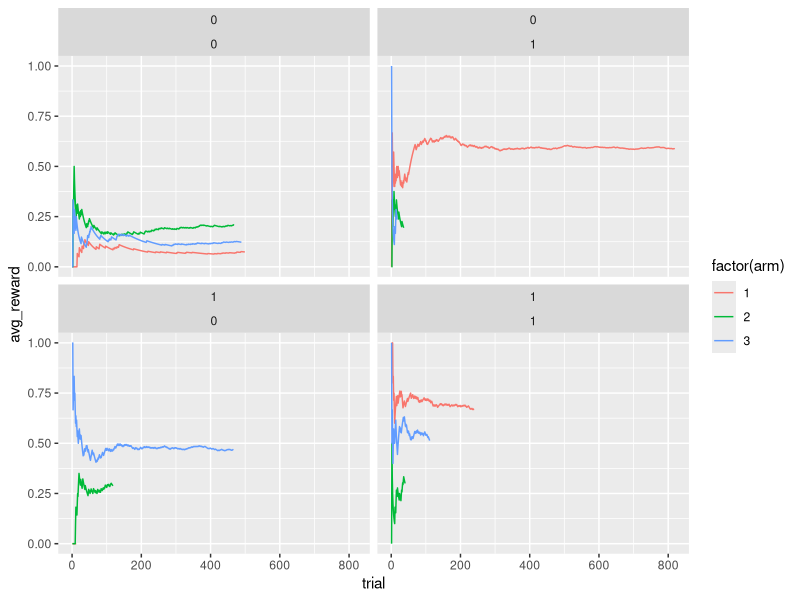

Write R code to recreate this figure.
## ---- chunk 1
library(dplyr)
library(broom)
library(MASS)
library(ggplot2)
## ---- chunk 2
n <- 10000

bandit_data <- data_frame(
  clicked_sports = sample(c(0,1), n, prob = c(0.6, 0.4), replace = T),
  clicked_politics = sample(c(0,1), n, prob = c(0.7, 0.3), replace = T),
  arm = sample(c(1:3), n, replace =  T),
  sports_coef = case_when(arm == 1 ~ .5,
                          arm == 2 ~ .1,
                          arm == 3 ~ .1),
  politics_coef = case_when(arm == 1 ~ .1,
                            arm == 2 ~ .1,
                            arm == 3 ~ .4),
  arm_baseline = case_when(arm == 1 ~ .1,
                           arm == 2 ~ .2,
                           arm == 3 ~ .1),
  rand_draw = runif(n)
) %>%
  mutate(click_factor = arm_baseline + sports_coef * clicked_sports + politics_coef * clicked_politics) %>%
  mutate(click = ifelse(click_factor >= rand_draw, 1, 0))
## ---- chunk 3
bandit_data %>%
  group_by(arm, clicked_sports, clicked_politics) %>%
  summarise(ct = n(), reward = sum(click), mean_clk_rt = mean(click)) %>%
  group_by(clicked_sports, clicked_politics) %>%
  filter(mean_clk_rt == max(mean_clk_rt))

## ---- chunk 4
alpha = 5
## ---- chunk 5
library(MASS)

inside_for_func <- function(inverse_cov_matrix, reward_vector_times_design_matrix, context_vector, alpha){
  theta_hat <- inverse_cov_matrix %*% reward_vector_times_design_matrix
  ucb_estimate <- t(theta_hat) %*% context_vector + 
    alpha * sqrt(t(context_vector) %*% inverse_cov_matrix %*% context_vector)
  return(ucb_estimate)
}

update_cov_matrix <- function(cov_matrix, context_vector){
  return(cov_matrix + context_vector %*% t(context_vector))
}

update_reward_vector_times_design_matrix <- function(reward_vector_times_design_matrix, reward, context_vector){
  return(reward_vector_times_design_matrix + reward * context_vector)
}

## ---- chunk 6
arms <- c(1:3)
d <- 2
arm_choice <- c()
cov_matrix <- list()
reward_vector_times_design_matrix <- list()
ucb_estimate <- matrix(0, n, length(arms))
coef1 <- c()
coef2 <- c()
## ---- chunk 7
for (t in 1:n){
  context <- bandit_data[t,]
  for (a in arms){
    if(t == 1){
      cov_matrix[[a]] <- diag(d)
      reward_vector_times_design_matrix[[a]] <- rep(0, d)
    }
    inverse_cov_matrix <- ginv(cov_matrix[[a]])
    ucb_estimate[t, a] <- inside_for_func(inverse_cov_matrix, 
                    as.matrix(reward_vector_times_design_matrix[[a]]), 
                    as.matrix(c(context$clicked_sports, context$clicked_politics)), 
                    alpha)
  }
  trial_arm <- which(ucb_estimate[t,] == max(ucb_estimate[t,]))
  if(length(trial_arm) > 1){
    trial_arm <- sample(trial_arm, 1)
  }
  if(trial_arm == context$arm){
    arm_choice[t] <- trial_arm
  }else{
    arm_choice[t] <- t*10
    coef1[t] <- 999
    coef2[t] <- 999
    next
  }
  cov_matrix[[arm_choice[t]]] <- update_cov_matrix(cov_matrix[[arm_choice[t]]], 
                                                as.matrix(c(context$clicked_sports, context$clicked_politics)))
  reward_vector_times_design_matrix[[arm_choice[t]]] <- update_reward_vector_times_design_matrix(
    as.matrix(reward_vector_times_design_matrix[[arm_choice[t]]]),
    context$click,
    as.matrix(c(context$clicked_sports, context$clicked_politics))
  )
  output <- ginv(cov_matrix[[arm_choice[t]]]) %*% reward_vector_times_design_matrix[[arm_choice[t]]]
  coef1[t] <- output[1,1]
  coef2[t] <- output[2,1]
}

## ---- chunk 8
library(purrr)
library(tidyr)

bandit_data$arm_choice <- arm_choice

lm_fun <- function(data){
  return(tidy(summary(lm(click ~ clicked_sports + clicked_politics, data))))
}

bandit_data %>%
  nest(-arm) %>%
  mutate(model = map(data, lm_fun)) %>%
  unnest(model)

## ---- chunk 9
map_df(arms, function(i) data_frame(coefs = as.vector(ginv(cov_matrix[[i]]) %*% reward_vector_times_design_matrix[[i]]), arm = i, varibale = c("clicked_sports", "clicked_politics")))
## ---- chunk 10

bandit_data %>%
  filter(arm_choice < 10) %>%
  group_by(clicked_sports, clicked_politics, arm_choice) %>%
  mutate(total_reward = cumsum(click), trial = c(1:n())) %>%
  mutate(avg_reward = total_reward/trial) %>%
  ggplot(aes(x = trial, y = avg_reward, color = factor(arm), group = factor(arm))) +
  geom_path() +
  facet_wrap(~clicked_politics + clicked_sports)

